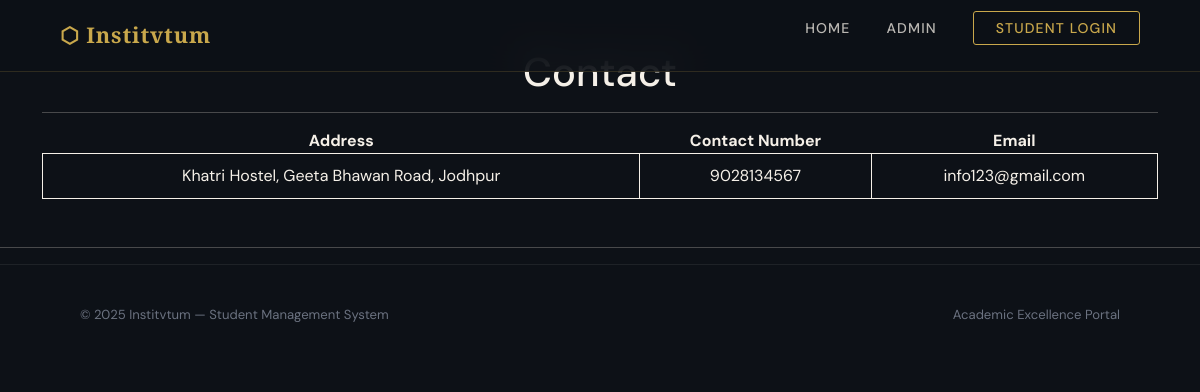
Page /contact/ on the committed database.
### main/models.py (models this page shows, shortened)
class ContactPage(models.Model):
    address = models.TextField()
    contact_num = models.IntegerField()
    email = models.EmailField()

### main/views.py (the view)
# urls.py: path('contact/', views.contact, name="contact"),
def contact(request):
    contact_text = ContactPage.objects.all()
    data = {"contactDetails": contact_text}
    return render(request, 'contact.html', data)

### templates/contact.html (shortened to what this page needs)
{% extends 'base.html' %}
{% block body %}
    <div class="container w-100 my-5">
        <h1 class="text-center">Contact</h1>
        <hr>
        <table>
            <tr>
                <th>
                    Address
                </th>
                <th>
                    Contact Number
                </th>
                <th>
                    Email
                </th>
            </tr>
            <tr>
                <td>
                    {{contactDetails.first.address}}
                </td>
                <td>
                    {{contactDetails.first.contact_num}}
                </td>
                <td>
                    {{contactDetails.first.email}}
                </td>
            </tr>
        </table>
    </div>
    <hr>
{% endblock %}

### templates/base.html (style rules this page uses)
:root { --ink: #0d1117; --gold: #c9a84c; --gold-light: #e8c97a; --cream: #f5f0e8; --muted: #6b7280; --surface: rgba(255,255,255,0.04); }
*, *::before, *::after { box-sizing: border-box; margin: 0; padding: 0; }
body { font-family: 'DM Sans', sans-serif; background: var(--ink); color: var(--cream); min-height: 100vh; overflow-x: hidden; }

### templates/contact.html (style rules this page uses)
table { width: 100%; }
table th { text-align: center; }
table td { text-align: center; padding: 10px; border: 1px solid; }

### rows in the picture
ContactPage: first.address "Khatri Hostel, Geeta Bhawan Road, Jodhpur", first.contact_num "9028134567", first.email "info123@gmail.com"
